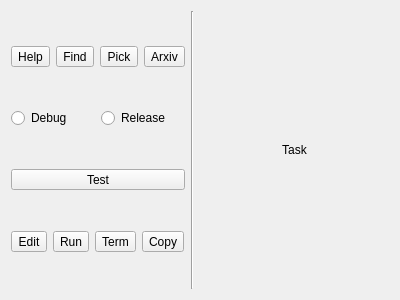
<?xml version="1.0" encoding="UTF-8"?>
<ui version="4.0">
 <class>Form</class>
 <widget class="QWidget" name="Form">
  <property name="geometry">
   <rect>
    <x>0</x>
    <y>0</y>
    <width>400</width>
    <height>300</height>
   </rect>
  </property>
  <property name="windowTitle">
   <string>Form</string>
  </property>
  <layout class="QHBoxLayout" name="horizontalLayout_5">
   <item>
    <layout class="QHBoxLayout" name="horizontalLayout">
     <item>
      <layout class="QVBoxLayout" name="verticalLayout">
       <item>
        <layout class="QHBoxLayout" name="horizontalLayout_3">
         <item>
          <widget class="QToolButton" name="helpButton">
           <property name="text">
            <string>Help</string>
           </property>
           <property name="toolButtonStyle">
            <enum>Qt::ToolButtonTextUnderIcon</enum>
           </property>
          </widget>
         </item>
         <item>
          <widget class="QToolButton" name="findButton">
           <property name="text">
            <string>Find</string>
           </property>
           <property name="toolButtonStyle">
            <enum>Qt::ToolButtonTextUnderIcon</enum>
           </property>
          </widget>
         </item>
         <item>
          <widget class="QToolButton" name="pickButton">
           <property name="text">
            <string>Pick</string>
           </property>
           <property name="toolButtonStyle">
            <enum>Qt::ToolButtonTextUnderIcon</enum>
           </property>
          </widget>
         </item>
         <item>
          <widget class="QToolButton" name="arxivButton">
           <property name="text">
            <string>Arxiv</string>
           </property>
           <property name="toolButtonStyle">
            <enum>Qt::ToolButtonTextUnderIcon</enum>
           </property>
          </widget>
         </item>
        </layout>
       </item>
       <item>
        <layout class="QHBoxLayout" name="horizontalLayout_2">
         <item>
          <widget class="QRadioButton" name="radioButton">
           <property name="text">
            <string>Debug</string>
           </property>
          </widget>
         </item>
         <item>
          <widget class="QRadioButton" name="radioButton_2">
           <property name="text">
            <string>Release</string>
           </property>
          </widget>
         </item>
        </layout>
       </item>
       <item>
        <widget class="QToolButton" name="testButton">
         <property name="sizePolicy">
          <sizepolicy hsizetype="Preferred" vsizetype="Fixed">
           <horstretch>0</horstretch>
           <verstretch>0</verstretch>
          </sizepolicy>
         </property>
         <property name="text">
          <string>Test</string>
         </property>
         <property name="toolButtonStyle">
          <enum>Qt::ToolButtonIconOnly</enum>
         </property>
         <property name="autoRaise">
          <bool>false</bool>
         </property>
        </widget>
       </item>
       <item>
        <layout class="QHBoxLayout" name="horizontalLayout_4">
         <item>
          <widget class="QToolButton" name="editButton">
           <property name="text">
            <string>Edit</string>
           </property>
           <property name="toolButtonStyle">
            <enum>Qt::ToolButtonTextUnderIcon</enum>
           </property>
          </widget>
         </item>
         <item>
          <widget class="QToolButton" name="runButton">
           <property name="text">
            <string>Run</string>
           </property>
           <property name="toolButtonStyle">
            <enum>Qt::ToolButtonTextUnderIcon</enum>
           </property>
          </widget>
         </item>
         <item>
          <widget class="QToolButton" name="terminateButton">
           <property name="text">
            <string>Term</string>
           </property>
           <property name="toolButtonStyle">
            <enum>Qt::ToolButtonTextUnderIcon</enum>
           </property>
          </widget>
         </item>
         <item>
          <widget class="QToolButton" name="copyButton">
           <property name="text">
            <string>Copy</string>
           </property>
           <property name="toolButtonStyle">
            <enum>Qt::ToolButtonTextUnderIcon</enum>
           </property>
          </widget>
         </item>
        </layout>
       </item>
      </layout>
     </item>
     <item>
      <widget class="Line" name="line">
       <property name="orientation">
        <enum>Qt::Vertical</enum>
       </property>
      </widget>
     </item>
     <item>
      <widget class="QLabel" name="label">
       <property name="sizePolicy">
        <sizepolicy hsizetype="Expanding" vsizetype="Preferred">
         <horstretch>0</horstretch>
         <verstretch>0</verstretch>
        </sizepolicy>
       </property>
       <property name="text">
        <string>Task</string>
       </property>
       <property name="alignment">
        <set>Qt::AlignCenter</set>
       </property>
       <property name="textInteractionFlags">
        <set>Qt::LinksAccessibleByKeyboard|Qt::LinksAccessibleByMouse|Qt::TextBrowserInteraction|Qt::TextSelectableByKeyboard|Qt::TextSelectableByMouse</set>
       </property>
      </widget>
     </item>
    </layout>
   </item>
  </layout>
 </widget>
 <resources/>
 <connections/>
</ui>
